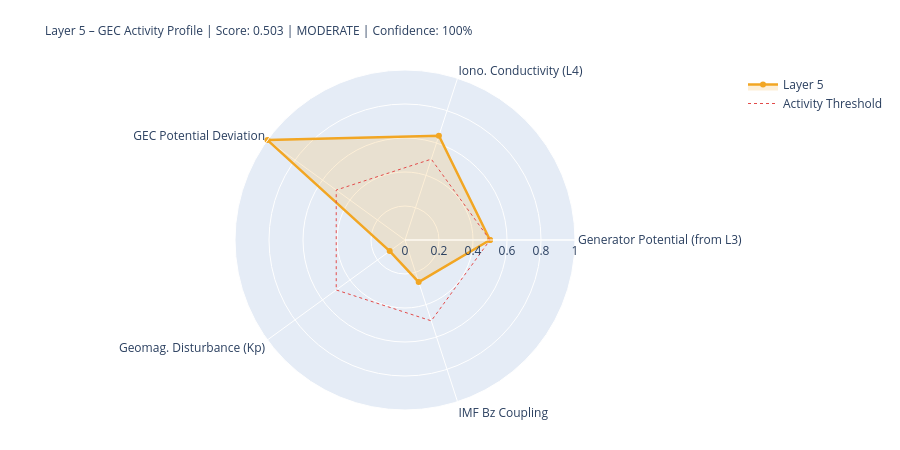

The cell this chart's notebook holds for it:
### Markdown cell above
---
## 5. State Assessment & Handoff to Layer 6

### Code cell
# ============================================================
# LAYER-5-SCORE
# ============================================================

# Components
# 1) Generator activity (Layer-3-driven)
gen_score = norm(generator_strength, 0.3, 2.0)
gen_src   = 'from_layer3' if l3_thunder_score is not None else 'estimated'

# 2) Ionospheric conductivity (Layer-4-driven)
iono_score = norm(iono_cond_factor, 0.7, 1.4)
iono_src   = 'from_layer4' if l4_ioniz is not None else 'estimated'

# 3) GEC potential deviation from reference
pot_score = norm(abs(delta_V_pct), 0, 30)  # 0 = at reference, 1 = 30% deviation
pot_src   = 'derived'

# 4) Geomagnetic disturbance (Kp) – modulates vertical currents
kp_score = norm(kp_val, 0, 9)
kp_src   = 'primary' if kp_now is not None else 'from_layer4'

# 5) IMF Bz coupling (southward = stronger M-I coupling → GEC influence)
bz_score = norm(-(bz_now or 0), -5, 30) if bz_now is not None else None
bz_src   = 'primary' if bz_now is not None else 'missing'

COMPONENTS = {
    'Generator Potential (from L3)':  {'score': gen_score,   'source': 'derived_from_layer3', 'dynamic': True},
    'Iono. Conductivity (L4)':      {'score': iono_score,  'source': iono_src, 'dynamic': True},
    'GEC Potential Deviation':      {'score': pot_score,   'source': pot_src,  'dynamic': True},
    'Geomag. Disturbance (Kp)':         {'score': kp_score,    'source': kp_src,   'dynamic': True},
    'IMF Bz Coupling':               {'score': bz_score,    'source': bz_src,   'dynamic': True},
}

available   = {k: v['score'] for k, v in COMPONENTS.items() if v['score'] is not None}
unavailable = [k for k, v in COMPONENTS.items() if v['score'] is None]
layer5_score = round(sum(available.values()) / len(available), 4) if available else None
confidence   = round(len(available) / len(COMPONENTS), 2)
level = ('unknown' if layer5_score is None
         else 'quiet'   if layer5_score < 0.3
         else 'moderate' if layer5_score < 0.6
         else 'active')
dominant_l5 = max(available, key=available.get) if available else 'none'

# Kp consistency: separate 1-min raw value from score value
kp_1m_raw   = kp_now          # directly from API (can be 0.0 during live measurement)
kp_for_score = kp_val          # from Layer-0 context or estimated value if needed
kp_score_src = kp_src

W = 68
print('=' * W)
print('LAYER 5 – GLOBAL ELECTRIC CIRCUIT – STATE ASSESSMENT')
print('=' * W)
for name, comp in COMPONENTS.items():
    s = comp['score']
    if s is not None:
        bar = '█' * int(s*20) + '░' * (20-int(s*20))
        print(f'  {name:<34} {bar}  {s:.3f}  [{comp["source"]}]')
    else:
        print(f'  {name:<34} {"─"*20}  n/a   [missing]')
print('-' * W)
print(f'  Score:         {layer5_score:.3f}  ({len(available)}/{len(COMPONENTS)} components)')
print(f'  Confidence:    {confidence:.0%}')
print(f'  Level:         {level.upper()}')
print(f'  Dominant:      {dominant_l5}')
print(f'  V_iono:        {V_iono_mod:.1f} kV  (Δ {delta_V_pct:+.1f}% vs. Ref)')
print(f'  I_total:       {I_total_mod:.1f} A   (Δ {delta_I_pct:+.1f}% vs. Ref)')
print('=' * W)

# Radar
cats   = list(available.keys())
vals_r = list(available.values())
if len(cats) >= 3:
    fig = go.Figure()
    fig.add_trace(go.Scatterpolar(
        r=vals_r + [vals_r[0]], theta=cats + [cats[0]],
        fill='toself', fillcolor='rgba(242,166,35,0.18)',
        line=dict(color='#F2A623', width=2.5), name='Layer 5'
    ))
    fig.add_trace(go.Scatterpolar(
        r=[0.5]*(len(cats)+1), theta=cats+[cats[0]],
        line=dict(color='#E24B4A', dash='dot', width=1),
        mode='lines', name='Activity Threshold'
    ))
    fig.update_layout(
        title=dict(
            text=f'Layer 5 – GEC Activity Profile | Score: {layer5_score:.3f} | {level.upper()} | Confidence: {confidence:.0%}',
            font=dict(size=12)
        ),
        polar=dict(radialaxis=dict(visible=True, range=[0,1])),
        height=450, showlegend=True,
        margin=dict(l=80, r=80, t=70, b=40)
    )
    fig.show()

### Figure 1 — Plotly figure (JSON) as saved in the notebook; plotly's stock layout.template omitted (floating-point values rounded to 4 significant figures)
{"data": [{"fill": "toself", "fillcolor": "rgba(242,166,35,0.18)", "line": {"color": "#F2A623", "width": 2.5}, "name": "Layer 5", "r": [0.5, 0.6454, 1.0, 0.1111, 0.2603, 0.5], "theta": ["Generator Potential (from L3)", "Iono. Conductivity (L4)", "GEC Potential Deviation", "Geomag. Disturbance (Kp)", "IMF Bz Coupling", "Generator Potential (from L3)"], "type": "scatterpolar"}, {"line": {"color": "#E24B4A", "dash": "dot", "width": 1}, "mode": "lines", "name": "Activity Threshold", "r": [0.5, 0.5, 0.5, 0.5, 0.5, 0.5], "theta": ["Generator Potential (from L3)", "Iono. Conductivity (L4)", "GEC Potential Deviation", "Geomag. Disturbance (Kp)", "IMF Bz Coupling", "Generator Potential (from L3)"], "type": "scatterpolar"}], "layout": {"height": 450, "margin": {"b": 40, "l": 80, "r": 80, "t": 70}, "polar": {"radialaxis": {"range": [0, 1], "visible": true}}, "showlegend": true, "title": {"font": {"size": 12}, "text": "Layer 5 – GEC Activity Profile | Score: 0.503 | MODERATE | Confidence: 100%"}}}
